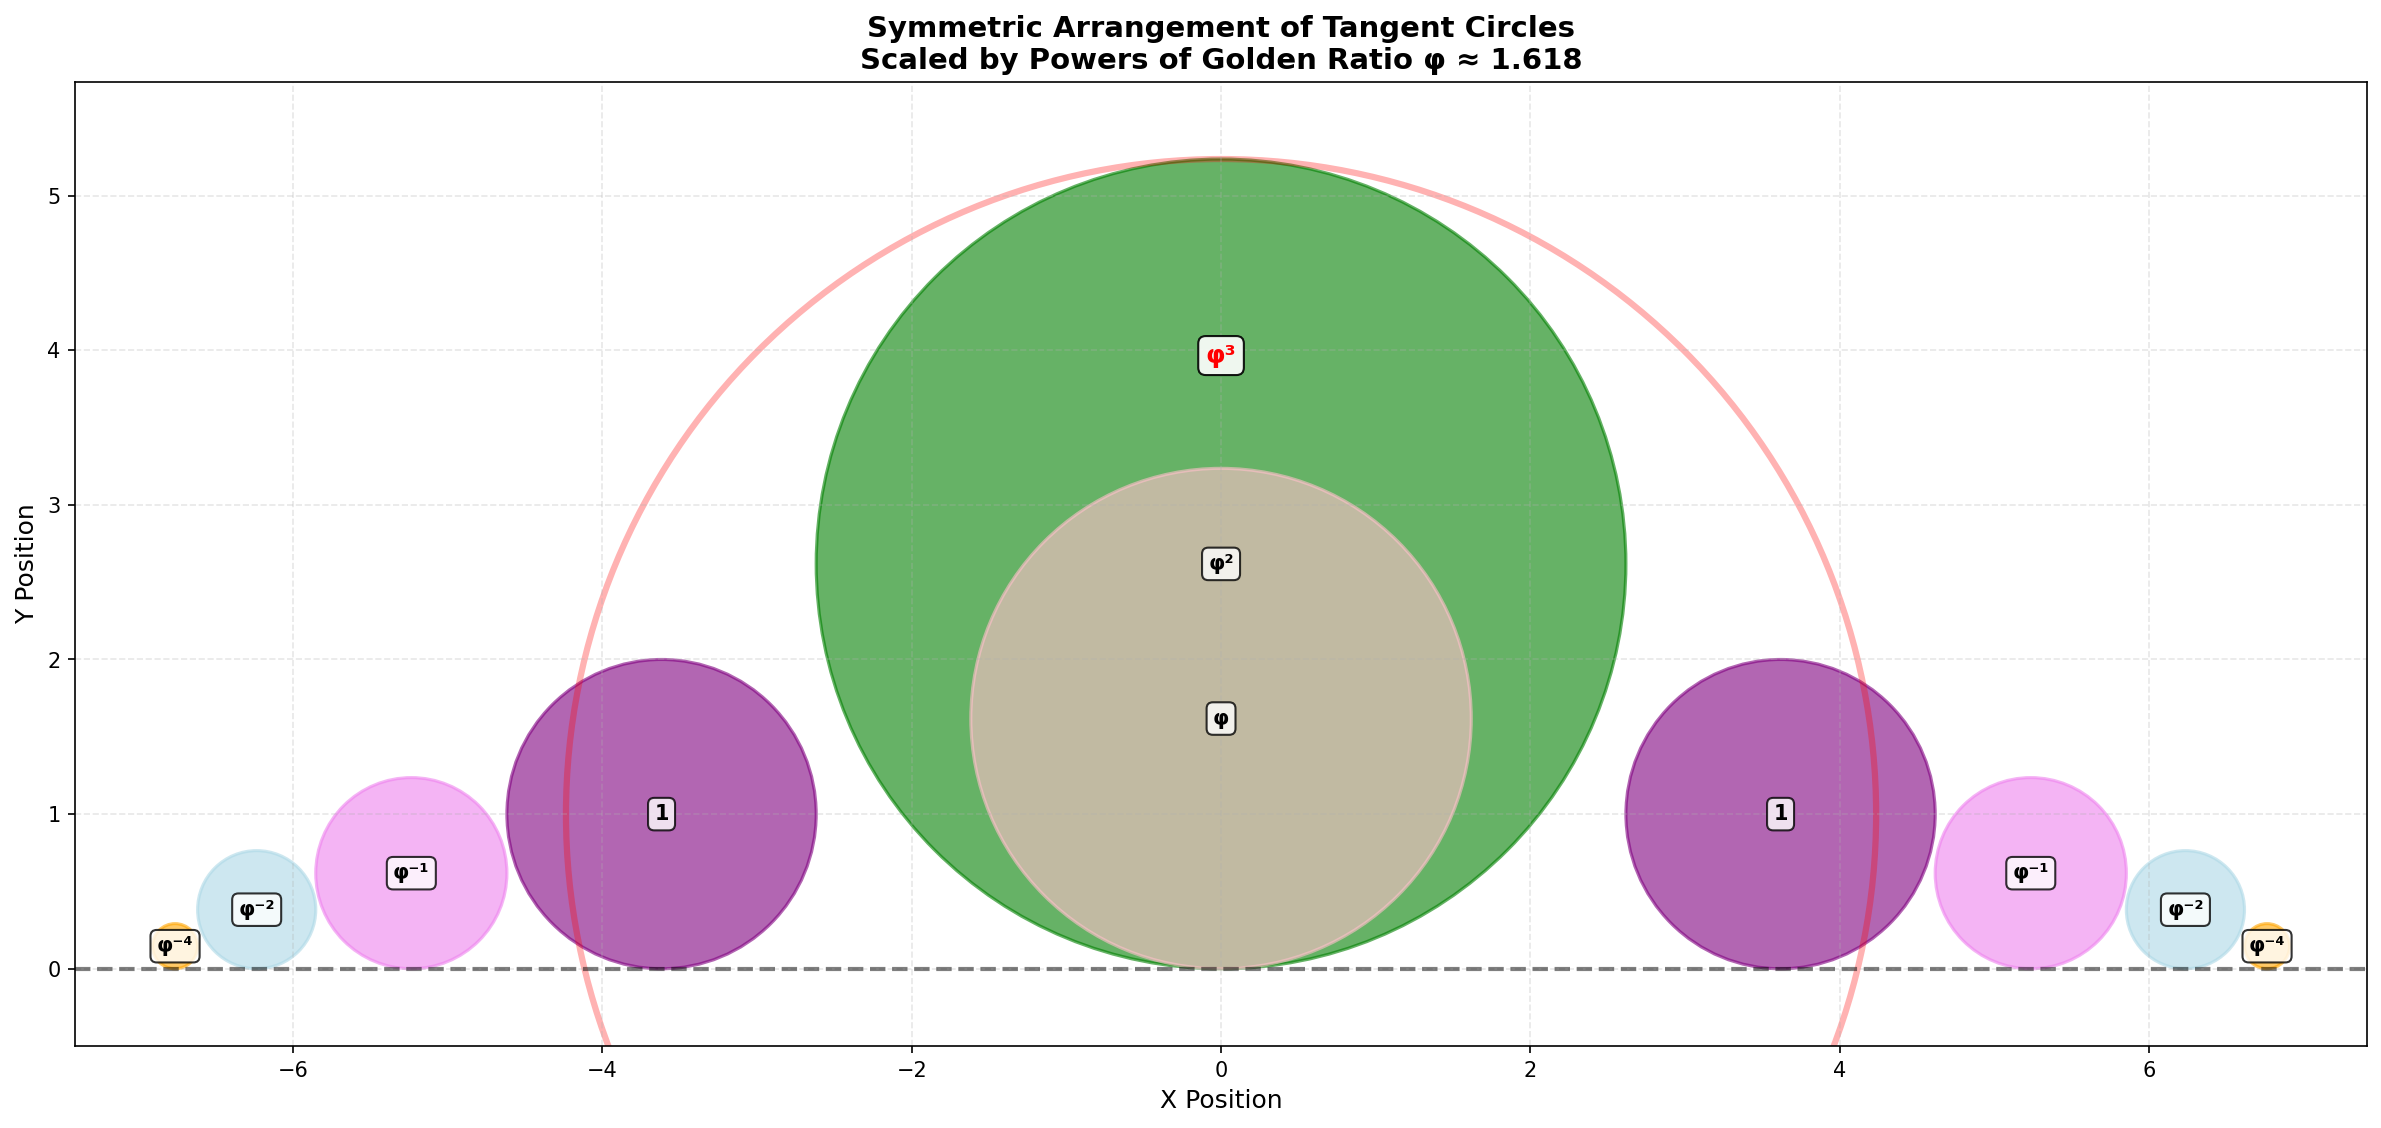

Recreate this plot in Python.
#!/usr/bin/env python3
"""
Golden Ratio Tangent Circles Visualization

Implements symmetric arrangement of tangent circles scaled by powers of 
the golden ratio φ ≈ 1.618, as featured in Diego Rattaggi's mathematical
diagram (@diegorattaggi, #mathiratti).

Mathematical Foundation:
- Golden ratio: φ = (1 + √5)/2 ≈ 1.618
- φ² = φ + 1 (recursive identity)
- Circle radii: φ⁻⁴, φ⁻², φ⁻¹, φ⁰ = 1, φ, φ², φ³
- Tangency constraints via Descartes' circle theorem

Circle Configuration:
- Central green circle: radius φ² ≈ 2.618
- Pink circle below: radius φ ≈ 1.618
- Purple circles (sides): radius 1
- Violet circles: radius φ⁻¹ ≈ 0.618
- Blue/white circles: radius φ⁻² ≈ 0.382
- Orange circles (ends): radius φ⁻⁴ ≈ 0.146
- Red arc (overarching): radius φ³ ≈ 4.236

Applications:
1. Low-discrepancy sampling via tangent chain sequences
2. Variance reduction in Monte Carlo integration
3. Gaussian lattice distance metric enhancements
4. Z5D curvature geometric factorization
5. Phyllotaxis pattern demonstrations

References:
- Coxeter's loxodromic sequence of tangent circles
- Descartes' circle theorem for curvatures
- Golden ratio in fractals and self-similar structures
"""

import math
import numpy as np
import matplotlib.pyplot as plt
from matplotlib.patches import Circle
from typing import List, Tuple, Optional, Dict
from dataclasses import dataclass

# Golden ratio and related constants
PHI = (1 + math.sqrt(5)) / 2  # φ ≈ 1.618033988749895
PHI_INV = 1 / PHI  # φ⁻¹ ≈ 0.618033988749895
PHI_SQ = PHI * PHI  # φ² ≈ 2.618033988749895
PHI_CUBE = PHI * PHI * PHI  # φ³ ≈ 4.236067977499790


@dataclass
class TangentCircle:
    """Represents a circle in the tangent arrangement."""
    x: float  # Center x-coordinate
    y: float  # Center y-coordinate
    radius: float  # Circle radius
    color: str  # Color for visualization
    label: str  # Description (e.g., "φ²", "φ⁻¹")
    power: float  # Power of φ for the radius


class GoldenRatioTangentCircles:
    """
    Implements symmetric tangent circle arrangement scaled by golden ratio.
    
    Creates a horizontal arrangement of circles with radii proportional to
    powers of φ, positioned such that adjacent circles are tangent to each
    other and to a baseline.
    """
    
    def __init__(self, baseline_y: float = 0.0):
        """
        Initialize golden ratio tangent circles arrangement.
        
        Args:
            baseline_y: Y-coordinate of the baseline (default: 0.0)
        """
        self.baseline_y = baseline_y
        self.circles: List[TangentCircle] = []
        self.arc_params: Optional[Dict] = None
        
    def compute_circle_positions(self) -> List[TangentCircle]:
        """
        Compute positions of all tangent circles in the symmetric arrangement.
        
        The circles are arranged horizontally along a baseline, with each
        circle tangent to the baseline and adjacent circles tangent to each
        other. The central structure follows the pattern:
        
        [tiny orange] [small blue] [violet] [purple] [large green/pink center] 
        [purple] [violet] [small blue] [tiny orange]
        
        Returns:
            List of TangentCircle objects with computed positions
        """
        circles = []
        
        # Define radii for each circle (symmetric arrangement)
        # Center outward on each side
        radii_pattern = [
            (PHI_SQ, "green", "φ²"),           # Large central circle
            (PHI, "pink", "φ"),                # Below center
            (1.0, "purple", "1"),              # Sides (left/right)
            (PHI_INV, "violet", "φ⁻¹"),       # Smaller
            (PHI_INV**2, "lightblue", "φ⁻²"), # Even smaller
            (PHI_INV**4, "orange", "φ⁻⁴"),    # Tiny ends
        ]
        
        # Start with central large circle (green, φ²)
        r_center = PHI_SQ
        x_center = 0.0
        y_center = self.baseline_y + r_center
        circles.append(TangentCircle(
            x=x_center,
            y=y_center,
            radius=r_center,
            color="green",
            label="φ²",
            power=2
        ))
        
        # Pink circle (φ) positioned below/inside the green circle
        # For tangency: distance between centers = r1 + r2 (external)
        # or |r1 - r2| (internal tangency)
        r_pink = PHI
        # Place pink circle tangent to baseline and internally tangent to green
        x_pink = 0.0
        y_pink = self.baseline_y + r_pink
        circles.append(TangentCircle(
            x=x_pink,
            y=y_pink,
            radius=r_pink,
            color="pink",
            label="φ",
            power=1
        ))
        
        # Build symmetric chain on right side
        x_current = x_center + r_center  # Start at right edge of center circle
        
        for radius, color, label in [
            (1.0, "purple", "1"),
            (PHI_INV, "violet", "φ⁻¹"),
            (PHI_INV**2, "lightblue", "φ⁻²"),
            (PHI_INV**4, "orange", "φ⁻⁴"),
        ]:
            # Circle tangent to baseline
            y_current = self.baseline_y + radius
            
            # For external tangency with previous circle on baseline:
            # If both circles are on baseline, distance = r_prev + r_current
            x_current = x_current + radius
            
            power = math.log(radius) / math.log(PHI) if radius > 0 else 0
            circles.append(TangentCircle(
                x=x_current,
                y=y_current,
                radius=radius,
                color=color,
                label=label,
                power=power
            ))
            
            # Move to next position (tangent point)
            x_current = x_current + radius
        
        # Build symmetric chain on left side (mirror)
        x_current = x_center - r_center  # Start at left edge of center circle
        
        for radius, color, label in [
            (1.0, "purple", "1"),
            (PHI_INV, "violet", "φ⁻¹"),
            (PHI_INV**2, "lightblue", "φ⁻²"),
            (PHI_INV**4, "orange", "φ⁻⁴"),
        ]:
            # Circle tangent to baseline
            y_current = self.baseline_y + radius
            
            # For external tangency with previous circle on baseline
            x_current = x_current - radius
            
            power = math.log(radius) / math.log(PHI) if radius > 0 else 0
            circles.append(TangentCircle(
                x=x_current,
                y=y_current,
                radius=radius,
                color=color,
                label=label,
                power=power
            ))
            
            # Move to next position
            x_current = x_current - radius
        
        self.circles = circles
        return circles
    
    def compute_overarching_arc(self) -> Dict:
        """
        Compute the overarching red arc (circle with radius φ³).
        
        This arc is tangent to several of the smaller circles in the
        arrangement, providing a unifying geometric element.
        
        Returns:
            Dictionary with arc parameters (center_x, center_y, radius)
        """
        # Red arc has radius φ³
        r_arc = PHI_CUBE
        
        # Position arc to be tangent to the top of the central green circle
        # Arc center is above the baseline
        if self.circles:
            # Find central green circle
            green_circle = next((c for c in self.circles if c.color == "green"), None)
            if green_circle:
                # For external tangency: distance = r_arc - r_green
                # (arc contains the green circle)
                y_arc = green_circle.y - (r_arc - green_circle.radius)
                x_arc = green_circle.x
            else:
                # Default position
                x_arc = 0.0
                y_arc = self.baseline_y + PHI_SQ + r_arc
        else:
            x_arc = 0.0
            y_arc = self.baseline_y + r_arc
        
        self.arc_params = {
            'center_x': x_arc,
            'center_y': y_arc,
            'radius': r_arc,
            'color': 'red',
            'label': 'φ³'
        }
        
        return self.arc_params
    
    def visualize(self, output_file: Optional[str] = None, 
                  show_arc: bool = True,
                  show_labels: bool = True,
                  figsize: Tuple[int, int] = (16, 10)) -> plt.Figure:
        """
        Create visualization of the golden ratio tangent circles.
        
        Args:
            output_file: Optional filename to save the plot
            show_arc: Whether to show the overarching red arc
            show_labels: Whether to show circle labels
            figsize: Figure size (width, height) in inches
            
        Returns:
            matplotlib Figure object
        """
        fig, ax = plt.subplots(figsize=figsize)
        
        # Compute circles if not already done
        if not self.circles:
            self.compute_circle_positions()
        
        # Draw baseline
        x_min = min(c.x - c.radius for c in self.circles) - 0.5
        x_max = max(c.x + c.radius for c in self.circles) + 0.5
        ax.axhline(y=self.baseline_y, color='black', linewidth=2, 
                   linestyle='--', alpha=0.5, label='Baseline')
        
        # Draw circles
        for circle in self.circles:
            circle_patch = Circle(
                (circle.x, circle.y),
                circle.radius,
                color=circle.color,
                alpha=0.6,
                edgecolor='black',
                linewidth=1.5
            )
            ax.add_patch(circle_patch)
            
            # Add label
            if show_labels:
                ax.text(
                    circle.x,
                    circle.y,
                    circle.label,
                    ha='center',
                    va='center',
                    fontsize=10,
                    fontweight='bold',
                    bbox=dict(boxstyle='round,pad=0.3', 
                             facecolor='white', 
                             alpha=0.8)
                )
        
        # Draw overarching arc
        if show_arc:
            if not self.arc_params:
                self.compute_overarching_arc()
            
            arc_patch = Circle(
                (self.arc_params['center_x'], self.arc_params['center_y']),
                self.arc_params['radius'],
                color=self.arc_params['color'],
                alpha=0.3,
                fill=False,
                edgecolor='red',
                linewidth=3,
                linestyle='-'
            )
            ax.add_patch(arc_patch)
            
            # Arc label
            if show_labels:
                ax.text(
                    self.arc_params['center_x'],
                    self.arc_params['center_y'] + self.arc_params['radius'] * 0.7,
                    self.arc_params['label'],
                    ha='center',
                    va='center',
                    fontsize=12,
                    fontweight='bold',
                    color='red',
                    bbox=dict(boxstyle='round,pad=0.3', 
                             facecolor='white', 
                             alpha=0.9)
                )
        
        # Set axis properties
        ax.set_aspect('equal', adjustable='box')
        ax.set_xlim(x_min, x_max)
        
        # Compute y limits
        y_min = self.baseline_y - 0.5
        y_max = max(c.y + c.radius for c in self.circles) + 0.5
        if show_arc and self.arc_params:
            y_max = max(y_max, self.arc_params['center_y'] + 0.5)
        ax.set_ylim(y_min, y_max)
        
        ax.set_xlabel('X Position', fontsize=12)
        ax.set_ylabel('Y Position', fontsize=12)
        ax.set_title(
            'Symmetric Arrangement of Tangent Circles\n'
            'Scaled by Powers of Golden Ratio φ ≈ 1.618',
            fontsize=14,
            fontweight='bold'
        )
        ax.grid(True, alpha=0.3, linestyle='--')
        
        plt.tight_layout()
        
        # Save if output file specified
        if output_file:
            plt.savefig(output_file, dpi=150, bbox_inches='tight')
            print(f"Saved visualization to: {output_file}")
        
        return fig
    
    def get_circle_data(self) -> List[Dict]:
        """
        Get circle data as list of dictionaries for analysis.
        
        Returns:
            List of dictionaries with circle parameters
        """
        if not self.circles:
            self.compute_circle_positions()
        
        return [
            {
                'x': c.x,
                'y': c.y,
                'radius': c.radius,
                'color': c.color,
                'label': c.label,
                'power': c.power,
                'diameter': 2 * c.radius,
                'area': math.pi * c.radius**2,
                'circumference': 2 * math.pi * c.radius
            }
            for c in self.circles
        ]
    
    def verify_tangency(self) -> List[Tuple[int, int, float, str]]:
        """
        Verify tangency conditions between circles.
        
        For two circles to be tangent:
        - External tangency: distance = r1 + r2
        - Internal tangency: distance = |r1 - r2|
        
        Returns:
            List of tuples (i, j, distance, status) where status is
            "tangent", "intersect", or "separate"
        """
        if not self.circles:
            self.compute_circle_positions()
        
        results = []
        n = len(self.circles)
        
        for i in range(n):
            for j in range(i + 1, n):
                c1, c2 = self.circles[i], self.circles[j]
                
                # Distance between centers
                dist = math.sqrt((c2.x - c1.x)**2 + (c2.y - c1.y)**2)
                
                # Expected distance for tangency
                external_tangent = c1.radius + c2.radius
                internal_tangent = abs(c1.radius - c2.radius)
                
                # Check status
                tolerance = 0.01  # Allow small numerical error
                if abs(dist - external_tangent) < tolerance:
                    status = "external_tangent"
                elif abs(dist - internal_tangent) < tolerance:
                    status = "internal_tangent"
                elif dist < min(external_tangent, internal_tangent):
                    status = "intersect"
                else:
                    status = "separate"
                
                results.append((i, j, dist, status))
        
        return results


class TangentChainSampler:
    """
    Sampler for low-discrepancy sequences based on tangent circle chains.
    
    Generates sample points along tangent circle chains with φ-based
    spacing, providing self-similar sampling patterns for Monte Carlo
    integration and variance reduction.
    
    Integration with low_discrepancy.py:
    - Extends golden-angle sampling with tangent circle structure
    - Provides hierarchical sampling at multiple scales (φⁿ)
    - Maintains anytime uniformity property
    """
    
    def __init__(self, base_radius: float = 1.0, num_scales: int = 5,
                 seed: Optional[int] = None):
        """
        Initialize tangent chain sampler.
        
        Args:
            base_radius: Base circle radius (default: 1.0)
            num_scales: Number of φ-power scales to use (default: 5)
            seed: Random seed for reproducibility
        """
        self.base_radius = base_radius
        self.num_scales = num_scales
        self.seed = seed
        
        if seed is not None:
            self.rng = np.random.RandomState(seed)
        else:
            self.rng = None
    
    def generate_hierarchical_samples(self, n: int, 
                                      dimension: int = 2) -> np.ndarray:
        """
        Generate hierarchical samples using tangent circle structure.
        
        Creates n samples distributed across φ-scaled circles in a
        self-similar pattern, useful for variance reduction in
        Monte Carlo integration.
        
        Args:
            n: Number of samples
            dimension: Dimensionality (1 or 2)
            
        Returns:
            Array of shape (n, dimension) with samples
        """
        samples = []
        
        # Distribute samples across scales
        samples_per_scale = n // self.num_scales
        remainder = n % self.num_scales
        
        for scale_idx in range(self.num_scales):
            # Radius for this scale (φ-based)
            power = scale_idx - self.num_scales // 2
            radius = self.base_radius * (PHI ** power)
            
            # Number of samples at this scale
            n_scale = samples_per_scale
            if scale_idx < remainder:
                n_scale += 1
            
            if dimension == 1:
                # 1D: sample along diameter
                if self.rng:
                    positions = self.rng.uniform(-radius, radius, n_scale)
                else:
                    positions = np.linspace(-radius, radius, n_scale)
                scale_samples = positions.reshape(-1, 1)
            else:
                # 2D: sample on circle using golden angle
                indices = np.arange(n_scale)
                # Golden angle spacing
                theta = indices * (2 * math.pi / PHI**2)
                
                # Sample at this radius
                x = radius * np.cos(theta)
                y = radius * np.sin(theta)
                scale_samples = np.column_stack([x, y])
            
            samples.append(scale_samples)
        
        # Combine all scales
        all_samples = np.vstack(samples)
        
        # Shuffle to avoid ordering artifacts
        if self.rng:
            self.rng.shuffle(all_samples)
        
        return all_samples[:n]
    
    def generate_annulus_samples(self, n: int, r_inner: float, 
                                r_outer: float) -> np.ndarray:
        """
        Generate samples in annulus using φ-scaled tangent circles.
        
        Useful for sampling neighborhoods around √N in factorization.
        
        Args:
            n: Number of samples
            r_inner: Inner radius
            r_outer: Outer radius
            
        Returns:
            Array of shape (n, 2) with (x, y) coordinates
        """
        # Determine number of φ-scales in the annulus
        num_scales = max(1, int(math.log(r_outer / r_inner) / math.log(PHI)))
        
        samples = []
        samples_per_scale = n // num_scales
        remainder = n % num_scales
        
        for scale_idx in range(num_scales):
            # Radius for this scale
            t = (scale_idx + 0.5) / num_scales
            radius = r_inner * (r_outer / r_inner)**t
            
            # Number of samples
            n_scale = samples_per_scale
            if scale_idx < remainder:
                n_scale += 1
            
            # Golden angle spacing
            indices = np.arange(n_scale)
            theta = indices * (2 * math.pi / PHI**2)
            
            x = radius * np.cos(theta)
            y = radius * np.sin(theta)
            
            samples.append(np.column_stack([x, y]))
        
        all_samples = np.vstack(samples)
        
        if self.rng:
            self.rng.shuffle(all_samples)
        
        return all_samples[:n]


def demonstrate_golden_ratio_tangent_circles():
    """
    Demonstrate golden ratio tangent circles visualization.
    
    Creates the symmetric arrangement and shows its properties,
    including tangency verification and circle data analysis.
    """
    print("=" * 70)
    print("Golden Ratio Tangent Circles Demonstration")
    print("=" * 70)
    print()
    
    # Create arrangement
    arrangement = GoldenRatioTangentCircles(baseline_y=0.0)
    
    # Compute circles
    print("Computing circle positions...")
    circles = arrangement.compute_circle_positions()
    print(f"Created {len(circles)} circles")
    print()
    
    # Display circle data
    print("Circle Configuration:")
    print("-" * 70)
    print(f"{'Label':<8} {'Radius':>12} {'Power':>8} {'X Position':>12} "
          f"{'Y Position':>12} {'Color':<12}")
    print("-" * 70)
    
    for circle in circles:
        print(f"{circle.label:<8} {circle.radius:>12.6f} {circle.power:>8.2f} "
              f"{circle.x:>12.6f} {circle.y:>12.6f} {circle.color:<12}")
    
    print()
    
    # Verify tangency
    print("Tangency Verification:")
    print("-" * 70)
    tangency_results = arrangement.verify_tangency()
    
    # Count by status
    status_counts = {}
    for _, _, _, status in tangency_results:
        status_counts[status] = status_counts.get(status, 0) + 1
    
    print(f"Total circle pairs: {len(tangency_results)}")
    for status, count in status_counts.items():
        print(f"  {status}: {count}")
    
    print()
    
    # Create visualization
    print("Creating visualization...")
    fig = arrangement.visualize(
        output_file="golden_ratio_tangent_circles.png",
        show_arc=True,
        show_labels=True
    )
    plt.close(fig)
    
    print()
    print("Golden Ratio Properties:")
    print("-" * 70)
    print(f"φ = (1 + √5)/2 ≈ {PHI:.15f}")
    print(f"φ² = φ + 1 ≈ {PHI_SQ:.15f}")
    print(f"φ³ ≈ {PHI_CUBE:.15f}")
    print(f"φ⁻¹ ≈ {PHI_INV:.15f}")
    print(f"φ⁻² ≈ {PHI_INV**2:.15f}")
    print(f"φ⁻⁴ ≈ {PHI_INV**4:.15f}")
    print()
    print(f"Verification: φ² - φ - 1 = {PHI_SQ - PHI - 1:.15e}")
    print()
    
    # Demonstrate tangent chain sampling
    print("Tangent Chain Sampling:")
    print("-" * 70)
    sampler = TangentChainSampler(base_radius=1.0, num_scales=5, seed=42)
    samples = sampler.generate_hierarchical_samples(1000, dimension=2)
    
    print(f"Generated {len(samples)} hierarchical samples")
    print(f"Sample mean: ({np.mean(samples[:, 0]):.6f}, {np.mean(samples[:, 1]):.6f})")
    print(f"Sample std: ({np.std(samples[:, 0]):.6f}, {np.std(samples[:, 1]):.6f})")
    
    # Check distribution across scales
    radii = np.sqrt(samples[:, 0]**2 + samples[:, 1]**2)
    print(f"Radial distribution:")
    print(f"  Min radius: {np.min(radii):.6f}")
    print(f"  Mean radius: {np.mean(radii):.6f}")
    print(f"  Max radius: {np.max(radii):.6f}")
    print()
    
    print("=" * 70)
    print("Demonstration complete!")
    print("Visualization saved to: golden_ratio_tangent_circles.png")
    print("=" * 70)


if __name__ == "__main__":
    demonstrate_golden_ratio_tangent_circles()
